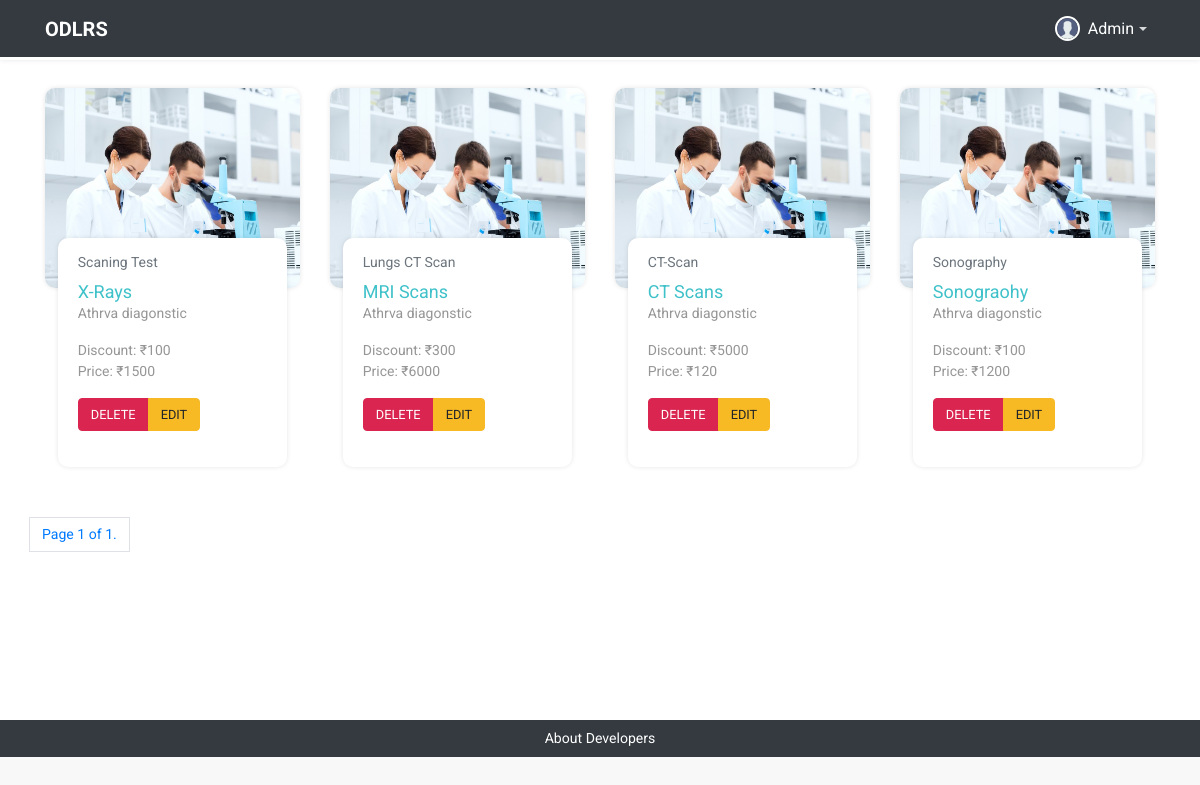
The page /added-tests-list-staff-admin/adminathrva2/ on the database its author committed.
### tests/models.py (models this page shows, shortened)
class Test(models.Model):
    ACTIVE_STATUS = (
        ('Available', 'AVAILABLE'),
        ('Closed', 'CLOSED'),
    )
    test_name = models.CharField(max_length=250, blank=False)
    image = models.ImageField(default='default_test.jpg', upload_to='test_pics')
    category = models.ForeignKey(TestCategory, on_delete=models.CASCADE, related_name='test_category')
    center = models.ForeignKey(DiagnosticCenter, on_delete=models.CASCADE, related_name='test_center')
    discount = models.PositiveIntegerField(null=True, blank=True)
    price = models.PositiveIntegerField(null=True, blank=True)
    active_status = models.CharField(max_length=20, choices=ACTIVE_STATUS, default='AVAILABLE')
    class Meta:
        ordering = ['-id']
        verbose_name_plural = 'Tests'

class TestCategory(models.Model):
    category_name = models.CharField(max_length=50)
    center = models.ForeignKey(DiagnosticCenter, on_delete=models.CASCADE, related_name='category_center',
                               null=True, blank=True)
    class Meta:
        verbose_name_plural = 'Test Categories'
        ordering = ['-id']
    def __str__(self):
        return self.category_name

### diagnostic_centers/models.py (models this page shows)
class DiagnosticCenter(models.Model):
    name = models.CharField(max_length=250, blank=False)
    image = models.ImageField(default='default_center.jpg', upload_to='diagnostic_center_pics')
    email = models.EmailField(blank=True)
    contact_no = models.CharField(max_length=20, blank=False)
    website = models.CharField(max_length=100, blank=True)
    address = models.CharField(max_length=150, blank=False)
    class Meta:
        verbose_name_plural = 'Diagnostic Centers'
    def __str__(self):
        return self.name

### tests/views.py (the view)
# urls.py: path('added-tests-list-staff-admin/<username>/', added_tests_list_for_staff_admin, name='added-tests-list-staff-admin'),
def added_tests_list_for_staff_admin(request, username=None):
    admin = DiagnosticAdmin.objects.get(username=username)
    added_tests = Test.objects.filter(center__center_admins=admin)
    paginator = Paginator(added_tests, 20)
    page = request.GET.get('page')
    added_tests_paginator_data = paginator.get_page(page)
    template = 'tests/added_tests_list_for_staff_admin.html'
    context = {
        'all_added_tests': added_tests_paginator_data,
        'admin': admin,
    }
    return render(request, template, context)

### templates/tests/added_tests_list_for_staff_admin.html (shortened to what this page needs)
{% load static %}
<!DOCTYPE html>
<html lang="en">
<head>
    <link rel="stylesheet" href="https://maxcdn.bootstrapcdn.com/bootstrap/4.0.0/css/bootstrap.min.css"
 />
    <link rel="stylesheet" type="text/css" href="{% static 'css/fakeLoader.min.css' %}">
    <link rel="stylesheet" type="text/css" href="{% static 'css/style.css' %}">
    <link href="{% static  'css/plugin.css' %}" rel="stylesheet">
</head>
<body class="common-">
    <nav class="navbar navbar-expand-lg navbar-dark bg-dark">
        <div class="container">
            <a class="navbar-brand text-white"
                href="{% url 'diagnostic_centers:admin-dashboard' admin.username %}"><b>ODLRS</b></a>
            <div class="collapse navbar-collapse" id="navbarSupportedContent">
                <ul class="navbar-nav ml-auto">
                    <li class="nav-item user-profile">
                        <a class="nav-link d-flex dropdown-btn" href="#">
                            <img src="../../static/images/admin-staff.png" alt="" class="rounded-circle">
                            <span class=" dropdown-toggle text-white ml-2">Admin</span>
                        </a>
                    </li>
                </ul>
            </div>
        </div>
    </nav>
    <div class="container inner-content mt-">
        <div class="row">
            {% for test in all_added_tests %}
            <div class="col-xs-12 col-sm-6 col-md-4 col-lg-3">
                <div class="test-box">
                    <div class="card-title">
                        <img src="{{ test.image.url }}" class="card-img-top" alt="..." width="100%">
                    </div>
                    <div class="card-body">
                        <p class="card-subtitle mb-2 text-muted">{{ test.category }}</p>
                        <h6 class="">
                            <a href="{% url 'tests:test-details' test.id %}">{{ test.test_name }}</a>
                        </h6>
                        <p class="card-text">{{ test.center }}</p>
                        <p class="card-text text-dange price my-0">Discount: <span id="price">₹{{ test.discount }}</span>
                        </p>
                        <p class="card-text text-dange price mt-0">Price: <span id="price">₹{{ test.price }}</span>
                        </p>
                        <div class="btn-group pb-3">
                            <a href="{% url 'tests:delete_test' test.id admin.username %}" class="btn btn-danger">
                                DELETE
                            </a>
                            <a href="{% url 'tests:edit-test' test.id admin.username %}" class="btn btn-warning">
                                EDIT
                            </a>
                        </div>
                    </div>
                </div>
            </div>
            {% endfor %}
            <ul class="pagination">
                <li class="page-item">
                    <a class="page-link" href="#">Page {{ all_added_tests.number }} of
                        {{ all_added_tests.paginator.num_pages }}.</a>
                </li>
            </ul>
        </div>
    </div>
    <div class="footer bg-dark text-white text-center py-2">
        <div class="d-box px-2">
            <a class="text-white" href="{% url 'developers' %}" target="_blank" data-toggle="tooltip"
                data-placement="top" title="About Developers">About Developers</a>
        </div>
    </div>
</body>
</html>

### static/css/style.css (style rules this page uses)
* { margin: 0; padding: 0; -webkit-box-sizing: border-box; box-sizing: border-box; font-family: "Roboto", sans-serif; scroll-behavior: smooth; }
a { text-decoration: none; }
html, body { background: #f8f8f8; }
nav.navbar { background: transparent; -webkit-box-shadow: 0 0 5px rgba(0, 0, 0, 0.1); box-shadow: 0 0 5px rgba(0, 0, 0, 0.1); position: fixed; top: 0; z-index: 99999; width: 100%; background: #328691; border-bottom: 3px solid white; }
nav.navbar ul li a { color: #fff; font-size: 16px; outline: none; }
nav.navbar .user-profile { position: relative; }
nav.navbar .user-profile img { width: 25px; height: 25px; border: 2px solid white; }
.inner-content { padding-top: 5.5rem; min-height: 90vh; }
p { margin-bottom: 0; }
.test-box { width: 100%; height: auto; background: none; border: 0; }
.test-box .card-title { margin-bottom: 0; -webkit-box-shadow: 0 0 5px rgba(0, 0, 0, 0.1); box-shadow: 0 0 5px rgba(0, 0, 0, 0.1); border-radius: 10px; -webkit-border-radius: 10px; -moz-border-radius: 10px; -ms-border-radius: 10px; -o-border-radius: 10px; }
.test-box .card-title img { border-radius: 10px; min-height: 200px; -webkit-border-radius: 10px; -moz-border-radius: 10px; -ms-border-radius: 10px; -o-border-radius: 10px; }
.test-box .card-body { width: 90%; min-height: 150px; -webkit-box-shadow: 0 0 5px rgba(0, 0, 0, 0.1); box-shadow: 0 0 5px rgba(0, 0, 0, 0.1); margin: auto; border-radius: 10px; -webkit-border-radius: 10px; -moz-border-radius: 10px; -ms-border-radius: 10px; -o-border-radius: 10px; position: relative; top: -50px; background: #fff; }
.test-box .card-body p { font-size: 14px; color: #969696; }
.test-box .card-body p.price { margin-top: 10px; }
.test-box .card-body h6 { font-size: 18px; margin-bottom: 0; }
.test-box .card-body h6 a { color: #3ec1c9; text-decoration: none; }
.footer { background: #328691; position: relative; z-index: 11; }

### rows shown on the page
Test: image (placeholder picture), category "Scaning Test", test_name "X-Rays", center "Athrva diagonstic", discount "100", price "1500"
Test: image (placeholder picture), category "Lungs CT Scan", test_name "MRI Scans", center "Athrva diagonstic", discount "300", price "6000"
Test: image (placeholder picture), category "CT-Scan", test_name "CT Scans", center "Athrva diagonstic", discount "5000", price "120"
Test: image (placeholder picture), category "Sonography", test_name "Sonograohy", center "Athrva diagonstic", discount "100", price "1200"

### other values the page prints
{{ all_added_tests.number }} "1"
{{ all_added_tests.paginator.num_pages }} "1"
